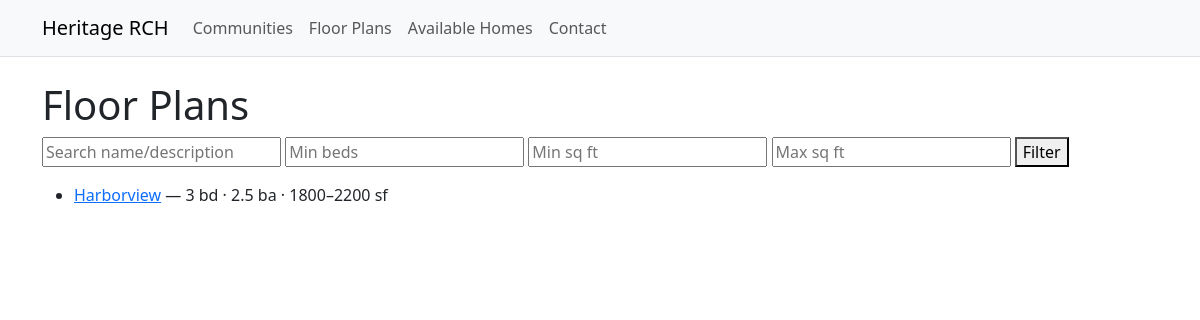
The app's page /plans/ with its own data.
### catalog/models.py (models this page shows, shortened)
class TimeStampedModel(models.Model):
    created_at = models.DateTimeField(auto_now_add=True, db_index=True)
    updated_at = models.DateTimeField(auto_now=True, db_index=True)
    class Meta:
        abstract = True

class SluggedModel(models.Model):
    slug = models.SlugField(max_length=160, unique=True, help_text="URL slug")
    class Meta:
        abstract = True

class FloorPlan(TimeStampedModel, SluggedModel):
    name = models.CharField(max_length=160)
    series = models.ForeignKey(
        PlanSeries, on_delete=models.SET_NULL, null=True, blank=True, related_name="plans"
    )
    beds = models.PositiveSmallIntegerField(default=3)
    baths = models.DecimalField(
        max_digits=3, decimal_places=1, default=Decimal("2.0"), validators=[MinValueValidator(0)]
    )
    garage_cars = models.PositiveSmallIntegerField(default=2)
    sq_ft_min = models.PositiveIntegerField(null=True, blank=True)
    sq_ft_max = models.PositiveIntegerField(null=True, blank=True)
    base_price = models.DecimalField(
        max_digits=12, decimal_places=2, null=True, blank=True, help_text="Optional from-price"
    )
    description = models.TextField(blank=True)
    brochure_pdf = models.FileField(upload_to="plans/brochures/%Y/%m/%d/", blank=True)
    photos = GenericRelation(Photo)
    attachments = GenericRelation(Attachment)
    available_in = models.ManyToManyField(
        Community, through="PlanAvailability", related_name="available_plans", blank=True
    )
    class Meta: # type: ignore
        ordering = ["name"]
        indexes = [
            models.Index(fields=["beds", "baths"]),
            models.Index(fields=["sq_ft_min", "sq_ft_max"]),
        ]
    def get_absolute_url(self):  # pragma: no cover
        return reverse("catalog:plan_detail", args=[self.slug])

### catalog/views/plan.py (the view)
# urls.py: path("plans/", PlanListView.as_view(), name="plan_list"),
class PlanListView(ListView):
    model = FloorPlan
    template_name = "catalog/plan_list.html"
    paginate_by = 12
    def get_queryset(self):
        qs = super().get_queryset()
        beds = self.request.GET.get("beds")
        min_sqft = self.request.GET.get("min_sqft")
        max_sqft = self.request.GET.get("max_sqft")
        q = self.request.GET.get("q")
        if beds and beds.isdigit():
            qs = qs.filter(beds__gte=int(beds))
        if min_sqft and min_sqft.isdigit():
            qs = qs.filter(sq_ft_min__gte=int(min_sqft))
        if max_sqft and max_sqft.isdigit():
            qs = qs.filter(sq_ft_max__lte=int(max_sqft))
        if q:
            qs = qs.filter(Q(name__icontains=q) | Q(description__icontains=q))
        return qs

### templates/catalog/plan_list.html (shortened to what this page needs)
{% extends 'base.html' %}
{% block content %}
<h1>Floor Plans</h1>
<form method="get" style="margin-bottom:1rem;">
  <input type="text" name="q" placeholder="Search name/description" value="{{ request.GET.q }}"/>
  <input type="number" name="beds" placeholder="Min beds" value="{{ request.GET.beds }}"/>
  <input type="number" name="min_sqft" placeholder="Min sq ft" value="{{ request.GET.min_sqft }}"/>
  <input type="number" name="max_sqft" placeholder="Max sq ft" value="{{ request.GET.max_sqft }}"/>
  <button type="submit">Filter</button>
</form>
<ul>
  {% for obj in object_list %}
    <li><a href="{{ obj.get_absolute_url }}">{{ obj.name }}</a> — {{ obj.beds }} bd · {{ obj.baths }} ba · {{ obj.sq_ft_min }}–{{ obj.sq_ft_max }} sf</li>
  {% empty %}
    <li>No plans yet.</li>
  {% endfor %}
</ul>
{% endblock %}

### records on screen
FloorPlan: name "Harborview", beds "3", baths "2.5", sq_ft_min "1800", sq_ft_max "2200"
